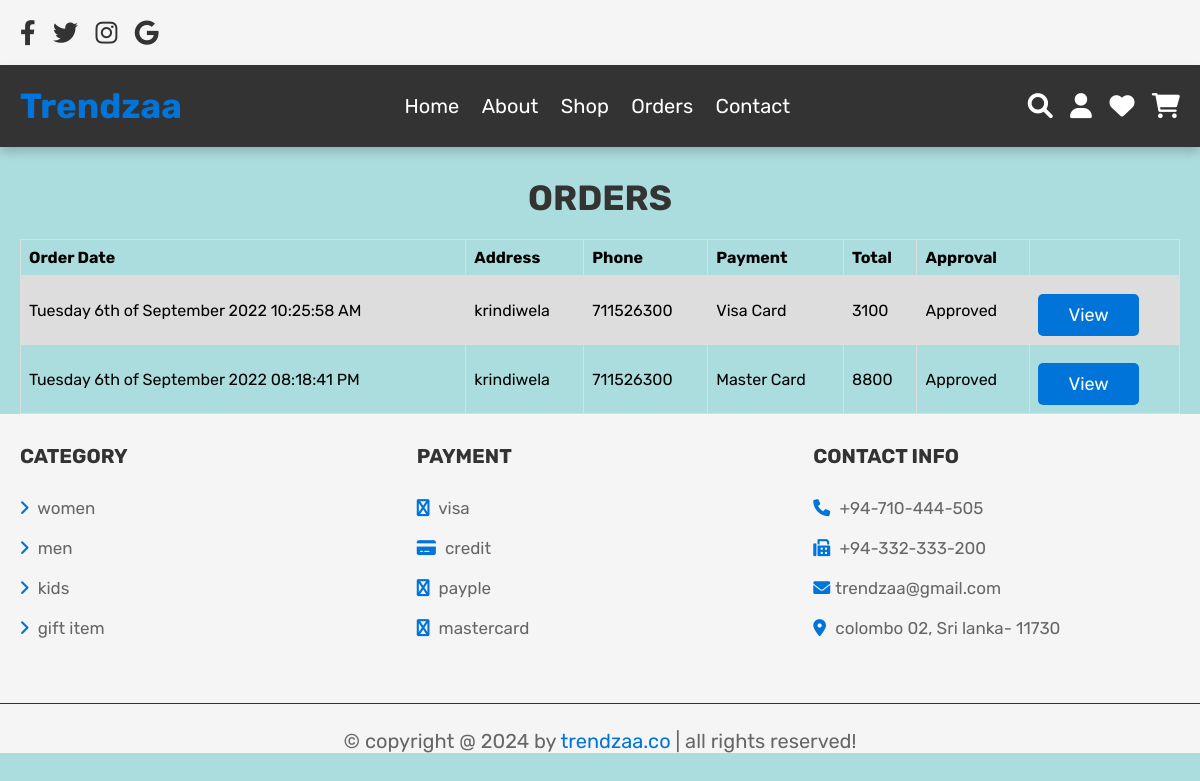
The page /orders.php (signed in) on the database its author committed.
### tables this page shows
CREATE TABLE `orders` (
  `id` int(11) NOT NULL,
  `userid` int(11) NOT NULL,
  `datetime` varchar(100) NOT NULL,
  `address` varchar(250) NOT NULL,
  `phone` varchar(250) NOT NULL,
  `payment` varchar(250) NOT NULL,
  `card` varchar(250) NOT NULL,
  `cardexp` varchar(250) NOT NULL,
  `ordersum` int(11) NOT NULL,
  `status` varchar(250) NOT NULL DEFAULT 'pending'
);

### orders.php (the view, shortened to what this page needs)
<?php
include_once('controllers/dbcon.php');
?>
<!DOCTYPE html>
<html lang="en">
<head>
   <link rel="stylesheet" href="https://cdnjs.cloudflare.com/ajax/libs/font-awesome/6.0.0/css/all.min.css">
<link rel="stylesheet" href="css/style.css">
</head>
<body>
<?php include 'header.php' ;?>
<section class="home-category">
   <h1 class="title">Orders</h1>
   <div class="">
      <table>
         <tr>
            <th>Order Date</th>
            <th>Address</th>
            <th>Phone</th>
            <th>Payment</th>
            <th>Total</th>
            <th>Approval</th>
            <th></th>
         </tr>
   <?php
            $userid = $_SESSION['userid'];
            $itemsql = "SELECT * from orders where userid=$userid";
            $itemresult = $conn->query($itemsql);
            if ($itemresult->num_rows > 0) {
                while($row = $itemresult->fetch_assoc())
                {
                    echo '
                    <tr>
                        <td>'.$row['datetime'].'</td>
                        <td>'.$row['address'].'</td>
                        <td>'.$row['phone'].'</td>
                        <td>'.$row['payment'].'</td>
                        <td>'.$row['ordersum'].'</td>
                        <td>'.$row['status'].'</td>
                        <td>
                           <a href="singleorder.php?orderid='.$row["id"].'&orderdate='.$row["datetime"].'" class="btn"">View</a>
                        </td>
                     </tr>
                    ';
                }
            } else {
                echo "<font color='red'> Ooops ! No Records ! </font>";
            }
            ?>
      </table>
</div>
</section>
   <?php
include'footer.php';
   ?>
</body>
</html>

### css/style.css (style rules this page uses)
:root { --blue:#0000ae; --red:#c0392b; --light-blue:#0074D9; --sandy-tan:#ACDDDE; --orange:#f39c12; --black:#333; --white:#fff; --light-color:#666; --light-white:#ccc; --light-bg:#f5f5f5; --border:.1rem solid var(--black); --box-shadow:0 .5rem 1rem rgba(0,0,0,.1); }
* { font-family: 'Rubik', sans-serif; margin:0; padding:0; box-sizing: border-box; outline: none; border:none; text-decoration: none; transition:all .2s linear; }
body { background-color: var(--sandy-tan); }
html { font-size: 62.5%; overflow-x: hidden; scroll-behavior: smooth; scroll-padding-top: 6.5rem; }
.btn, .option-btn, .delete-btn, .white-btn { display: inline-block; margin-top: 1rem; padding:1rem 3rem; cursor: pointer; color:var(--white); font-size: 1.8rem; border-radius: .5rem; text-transform: capitalize; }
.white-btn, .btn { background-color: var(--light-blue); }
section { padding: 3rem 2rem; max-width: 1200px; margin: 0 auto; }
.title { text-align: center; margin-bottom: 2rem; text-transform: uppercase; color:var(--black); font-size: 3.5rem; }
.home-category { padding-bottom:0; }
.home-category { padding-bottom: 0; }

### orders.php (style rules this page uses)
table { font-family: arial, sans-serif; border-collapse: collapse; width: 100%; }
td, th { font-size: 12pt; border: 1px solid #dddddd; text-align: left; padding: 8px; }
tr:nth-child(even) { background-color: #dddddd; }

### rows shown on the page
orders: datetime "Tuesday 6th of September 2022 10:25:58 AM", address "krindiwela", phone "711526300", payment "Visa Card", ordersum "3100", status "Approved"
orders: datetime "Tuesday 6th of September 2022 08:18:41 PM", address "krindiwela", phone "711526300", payment "Master Card", ordersum "8800", status "Approved"
